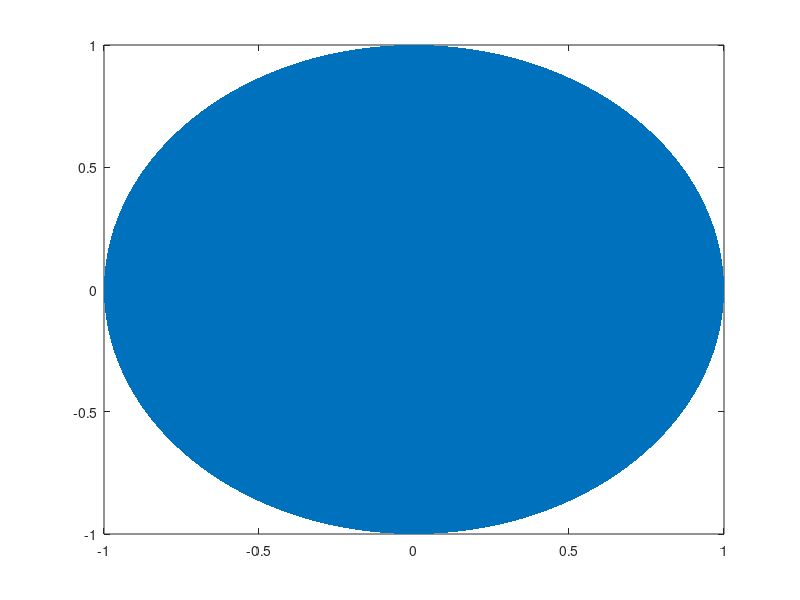

MATLAB code to generate this figure:
function h=climada_ellipse(ra,rb,ang,x0,y0,C,Nb)
% Ellipse adds ellipses to the current plot
%
% ELLIPSE(ra,rb,ang,x0,y0) adds an ellipse with semimajor axis of ra,
% a semimajor axis of radius rb, a semimajor axis of ang, centered at
% the point x0,y0.
%
%  A copy of ellipse, just to fix the following 'bug':
%  Undefined function 'ellipse' for input arguments of type 'double'
%  The present version does read double...
%
% The length of ra, rb, and ang should be the same. 
% If ra is a vector of length L and x0,y0 scalars, L ellipses
% are added at point x0,y0.1
% If ra is a scalar and x0,y0 vectors of length M, M ellipse are with the same 
% radii are added at the points x0,y0.
% If ra, x0, y0 are vectors of the same length L=M, M ellipses are added.
% If ra is a vector of length L and x0, y0 are  vectors of length
% M~=L, L*M ellipses are added, at each point x0,y0, L ellipses of radius ra.
%
% ELLIPSE(ra,rb,ang,x0,y0,C)
% adds ellipses of color C. C may be a string ('r','b',...) or the RGB value. 
% If no color is specified, it makes automatic use of the colors specified by 
% the axes ColorOrder property. For several circles C may be a vector.
%
% ELLIPSE(ra,rb,ang,x0,y0,C,Nb), Nb specifies the number of points
% used to draw the ellipse. The default value is 300. Nb may be used
% for each ellipse individually.
%
% h=ELLIPSE(...) returns the handles to the ellipses.
%
% as a sample of how ellipse works, the following produces a red ellipse
% tipped up at a 45 deg axis from the x axis
% ellipse(1,2,pi/8,1,1,'r')
%
% note that if ra=rb, ELLIPSE plots a circle
%
%
% written by D.G. Long, Brigham Young University, based on the
% CIRCLES.m original 
% written by Peter Blattner, Institute of Microtechnology, University of 
% Neuchatel, Switzerland, blattner@imt.unine.ch
%-

% Check the number of input arguments 

if nargin<1,
  ra=[];
end;
if nargin<2,
  rb=[];
end;
if nargin<3,
  ang=[];
end;

%if nargin==1,
%  error('Not enough arguments');
%end;

if nargin<5,
  x0=[];
  y0=[];
end;
 
if nargin<6,
  C=[];
end

if nargin<7,
  Nb=[];
end

% set up the default values

if isempty(ra),ra=1;end;
if isempty(rb),rb=1;end;
if isempty(ang),ang=0;end;
if isempty(x0),x0=0;end;
if isempty(y0),y0=0;end;
if isempty(Nb),Nb=300;end;
if isempty(C),C=get(gca,'colororder');end;

% work on the variable sizes

x0=x0(:);
y0=y0(:);
ra=ra(:);
rb=rb(:);
ang=ang(:);
Nb=Nb(:);

if isstr(C),C=C(:);end;

if length(ra)~=length(rb),
  error('length(ra)~=length(rb)');
end;
if length(x0)~=length(y0),
  error('length(x0)~=length(y0)');
end;

% how many inscribed elllipses are plotted

if length(ra)~=length(x0)
  maxk=length(ra)*length(x0);
else
  maxk=length(ra);
end;

% drawing loop

for k=1:maxk
  
  if length(x0)==1
    xpos=x0;
    ypos=y0;
    radm=ra(k);
    radn=rb(k);
    if length(ang)==1
      an=ang;
    else
      an=ang(k);
    end;
  elseif length(ra)==1
    xpos=x0(k);
    ypos=y0(k);
    radm=ra;
    radn=rb;
    an=ang;
  elseif length(x0)==length(ra)
    xpos=x0(k);
    ypos=y0(k);
    radm=ra(k);
    radn=rb(k);
    an=ang(k)
  else
    rada=ra(fix((k-1)/size(x0,1))+1);
    radb=rb(fix((k-1)/size(x0,1))+1);
    an=ang(fix((k-1)/size(x0,1))+1);
    xpos=x0(rem(k-1,size(x0,1))+1);
    ypos=y0(rem(k-1,size(y0,1))+1);
  end;

  co=cos(an);
  si=sin(an);
  the=linspace(0,2*pi,Nb(rem(k-1,size(Nb,1))+1,:)+1);
%  x=radm*cos(the)*co-si*radn*sin(the)+xpos;
%  y=radm*cos(the)*si+co*radn*sin(the)+ypos;
  %h(k)=line(radm*cos(the)*co-si*radn*sin(the)+xpos,radm*cos(the)*si+co*radn*sin(the)+ypos);
  %set(h(k),'color',C(rem(k-1,size(C,1))+1,:));
  h(k) = area(radm*cos(the)*co-si*radn*sin(the)+xpos,radm*cos(the)*si+co*radn*sin(the)+ypos);
  set(h(k),'facecolor',C(rem(k-1,size(C,1))+1,:),'edgecolor','none');

end;

